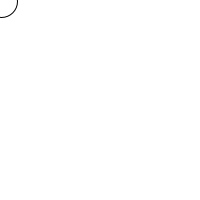
Frame 1 (no input)
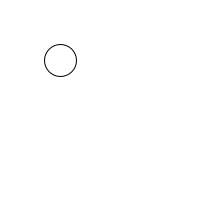
Frame 60 (the mouse pressed at the canvas centre just before this capture)
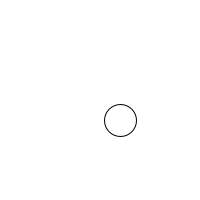
Frame 120 (the mouse held since frame 60 and released just before this capture)

The Processing sketch that drew these frames (run headless with seeded random() and noise(); from frame 60 on, the mouse is pressed at the canvas centre):

// Processing sketch: Exercise_5_9
// ── Exercise_5_9.pde
int x =0;
int y=0;
float speedx = 1;
float speedy = 1;
void setup() {
  size(200, 200);
  smooth();
}
void draw() {
  background(255);
  x += speedx;
  y += speedy;
  if ((x > width)|| (x < 0)) {
    speedx = speedx * -1;
    fill(random(255), random(255), random(255));
  }
  if ((y > height) || (y < 0)) {
    speedy= speedy * -1;
  }

  // Display circle at x location
  stroke(0);
  ellipse(x, y, 32, 32);
}
